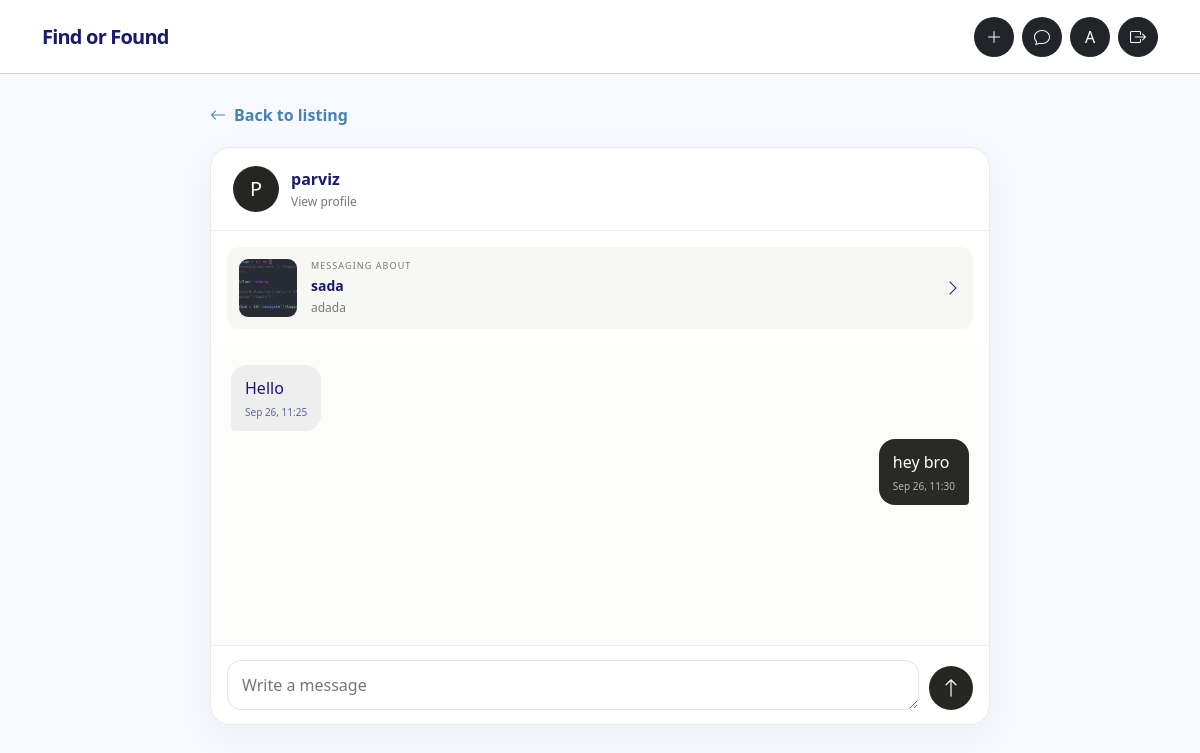
/posts/sada/message/?with=2 (signed in), run on the app's committed database.
### adds/models.py (models this page shows, shortened)
class Post(models.Model):
   title = models.CharField(max_length=200, unique=True)
   image = models.ImageField(upload_to="posts/", null=True, blank=True)
   slug = models.SlugField(max_length=220, unique=True, blank=True)
   content = models.TextField()
   author = models.ForeignKey(
       settings.AUTH_USER_MODEL, on_delete=models.SET_NULL,null=True, blank=True,
       related_name="posts",)#related names for view
   created_at = models.DateTimeField(auto_now_add=True)

class Message(models.Model):
   post = models.ForeignKey(Post, on_delete=models.CASCADE, related_name="messages")
   sender = models.ForeignKey(settings.AUTH_USER_MODEL, on_delete=models.CASCADE, related_name="sent_messages")
   recipient = models.ForeignKey(settings.AUTH_USER_MODEL, on_delete=models.CASCADE, related_name="received_messages")
   body = models.TextField(max_length=2000)
   is_read = models.BooleanField(default=False)
   created_at = models.DateTimeField(auto_now_add=True)
   class Meta:
       ordering = ["created_at"]

### adds/views.py (the view)
# urls.py: path("posts/<slug:slug>/message/", views.message_view, name="message")
@login_required
def message_view(request, slug):
    post = get_object_or_404(Post.objects.select_related("author"), slug=slug)
    if not post.author:
        return HttpResponseForbidden("This listing has no author to contact.")
    peer_id = request.GET.get("with") or request.POST.get("with")
    if peer_id:
        peer = get_object_or_404(get_user_model(), pk=peer_id)
    elif post.author_id != request.user.id:
        peer = post.author
    else:
        prior = Message.objects.filter(post=post, recipient=request.user).order_by("-created_at").first()
        if not prior:
            return redirect("notifs")
        peer = prior.sender
    if peer == request.user or (peer != post.author and not Message.objects.filter(post=post).filter(
        Q(sender=request.user, recipient=peer) | Q(sender=peer, recipient=request.user)
    ).exists()):
        return HttpResponseForbidden("This conversation is not available.")
    if request.method == "POST":
        body = request.POST.get("body", "").strip()
        if body and len(body) <= 2000:
            Message.objects.create(post=post, sender=request.user, recipient=peer, body=body)
            return redirect(f"/posts/{post.slug}/message/?with={peer.id}")
    messages = Message.objects.filter(post=post).filter(
        Q(sender=request.user, recipient=peer) | Q(sender=peer, recipient=request.user)
    ).select_related("sender")
    messages.filter(recipient=request.user, is_read=False).update(is_read=True)
    return render(request, "adds/message.html", {"post": post, "author": peer, "messages": messages, "peer": peer})

### adds/context_processors.py (called while the page is built)
def unread_message_count(request):
    if not request.user.is_authenticated:
        return {"unread_message_count": 0}
    return {"unread_message_count": Message.objects.filter(recipient=request.user, is_read=False).count()}

### templates/adds/message.html (shortened to what this page needs)
{% extends "base.html" %}
{% block content %}
<section class="chat-page">
  <a class="back-link" href="{% url 'post_detail' post.slug %}"><i class="bi bi-arrow-left"></i> Back to listing</a>
  <div class="chat-window">
    <header class="chat-header">
      <a class="chat-person" href="{% url 'user_profile' author.username %}"><span class="chat-avatar">{{ author.username|slice:":1"|upper }}</span><span><strong>{{ author.username }}</strong><small>View profile</small></span></a>
    </header>
    <a class="chat-post" href="{% url 'post_detail' post.slug %}">
        {% if post.image %}
        <img src="{{ post.image.url }}" alt="" />
        {% else %}
      <span class="chat-post-icon"><i class="bi bi-box-seam"></i></span>
      {% endif %}
      <span><small>MESSAGING ABOUT</small><strong>{{ post.title }}</strong><span>{{ post.content|truncatechars:100 }}</span></span><i class="bi bi-chevron-right"></i></a>
    <div class="chat-messages">
      {% for message in messages %}
      <div class="chat-line {% if message.sender_id == user.id %}mine{% endif %}">
        <div class="chat-bubble">
          {{ message.body|linebreaksbr }}
          <small>{{ message.created_at|date:"M j, H:i" }}</small>
        </div>
      </div>
      {% empty %}
      <div class="chat-empty">
        <i class="bi bi-chat-heart"></i><strong>Start the conversation</strong>
        <span>Ask {{ author.username }} about this listing.</span>
      </div>
      {% endfor %}
    </div>
    <form class="chat-compose" method="post">
        <textarea id="message-body" name="body" rows="1" maxlength="2000" placeholder="Write a message" required></textarea><button type="submit" aria-label="Send message">
        <i class="bi bi-arrow-up"></i>
      </button>
    </form>
  </div>
</section>
{% endblock content %}

### templates/base.html (shortened to what this page needs)
<!doctype html>
{% load static %}
<html lang="en">
  <head>
    <link
      href="https://cdn.jsdelivr.net/npm/bootstrap@5.0.2/dist/css/bootstrap.min.css"
      rel="stylesheet"
    />
    <link
      rel="stylesheet"
      href="https://cdn.jsdelivr.net/npm/bootstrap-icons@1.11.3/font/bootstrap-icons.min.css"
    />
    <link rel="stylesheet" href="{% static 'css/style.css' %}" />
  </head>
  <body>
    <nav class="navbar navbar-expand-lg site-nav">
      <div class="container">
        <a class="navbar-brand" href="{% url 'home' %}" title="Home">
          Find or Found
        </a>
        <div class="d-flex align-items-center">
          {% if user.is_authenticated %}
          <a
            href="{% url 'post' %}"
            class="text-decoration-none me-2"
            title="Notifications"
          >
            <span
              class="bg-dark text-white rounded-circle d-flex align-items-center justify-content-center"
              style="width: 40px; height: 40px"
            >
              <i class="bi bi-plus-lg"></i>
            </span>
          </a>
          <a
            href="{% url 'notifs' %}"
            class="text-decoration-none me-2"
            title="Notifications"
          >
            <span
              class="bg-dark text-white rounded-circle d-flex align-items-center justify-content-center position-relative"
              style="width: 40px; height: 40px"
            >
              <i class="bi bi-chat"></i>
            </span>
          </a>
          <a
            href="{% url 'profile' %}"
            class="text-decoration-none me-2"
            title="Profile"
          >
            <span
              class="bg-dark text-white rounded-circle d-flex align-items-center justify-content-center"
              style="width: 40px; height: 40px"
            >
              {{ user.username|slice:":1"|upper }}
            </span>
          </a>
          <form method="post" action="{% url 'logout' %}" class="m-0">
            <button
              class="btn btn-dark rounded-circle d-flex align-items-center justify-content-center"
              type="submit"
              style="width: 40px; height: 40px"
              title="Logout"
            >
              <i class="bi bi-box-arrow-right"></i>
            </button>
          </form>
          {% else %}
          <a class="nav-link" href="{% url 'signup' %}">Signup</a>
          <a class="nav-link" href="{% url 'login' %}">Login</a>
          {% endif %}
        </div>
      </div>
    </nav>
    <main class="container page-shell my-4">
      {% block content %} {% endblock content %}
    </main>
  </body>
</html>

### static/css/style.css (style rules this page uses)
:root { --page-background: ghostwhite; --surface: white; --soft-surface: whitesmoke; --tab-background: lavender; --image-placeholder: gainsboro; --ink: midnightblue; --heading-ink: darkslategray; --muted-text: slategray; --soft-text: lightslategray; --body-text: dimgray; --link-blue: steelblue; --accent-blue: royalblue; --soft-blue: aliceblue; --icon-blue: cornflowerblue; --light-border: lightgray; --input-border: gainsboro; --empty-border: lightsteelblue; --dark-media: midnightblue; --nav-background: white; --dark-overlay: black; --card-shadow: lightgray; --active-tab-shadow: lightgray; --detail-shadow: lightgray; }
body { background: var(--page-background); color: var(--ink); }
.site-nav { background: var(--nav-background); border-bottom: 1px solid var(--light-border); min-height: 74px; }
.navbar-brand { color: var(--ink) !important; font-weight: 800; letter-spacing: -0.04em; }
.page-shell { max-width: 1180px; }
.details-link, .back-link { color: var(--link-blue); font-weight: 750; text-decoration: none; }
.back-link { display: inline-flex; gap: 0.5rem; margin: 0.3rem 0 1.25rem; }
.chat-page { max-width:780px;margin:auto }
.chat-window { background:#fff;border:1px solid #e9e9e7;border-radius:20px;overflow:hidden;box-shadow:0 12px 40px #2020200b }
.chat-header { padding:18px 22px;border-bottom:1px solid #eee }
.chat-person { display:inline-flex;align-items:center;gap:12px;color:inherit;text-decoration:none }
.chat-avatar { width:46px;height:46px;border-radius:50%;display:grid;place-items:center;background:#252522;color:#fff;font-size:20px }
.chat-person strong,.chat-person small { display:block }
.chat-person small { color:#777;font-size:12px;margin-top:2px }
.chat-post { display:flex;align-items:center;gap:14px;margin:16px;padding:12px;background:#f7f7f4;border-radius:12px;color:inherit;text-decoration:none }
.chat-post img,.chat-post-icon { width:58px;height:58px;object-fit:cover;border-radius:9px;flex:none }
.chat-post>span:nth-child(2) { flex:1;min-width:0 }
.chat-post small,.chat-post strong,.chat-post>span>span { display:block }
.chat-post small { font-size:9px;letter-spacing:.12em;color:#777 }
.chat-post strong { font-size:14px;margin:3px 0 }
.chat-post>span>span { font-size:12px;color:#777;white-space:nowrap;overflow:hidden;text-overflow:ellipsis }
.chat-messages { min-height:300px;max-height:52vh;overflow:auto;padding:12px 20px 24px;background:#fcfcfb }
.chat-line { display:flex;margin:8px 0 }
.chat-line.mine { justify-content:flex-end }
.chat-bubble { max-width:75%;padding:11px 14px;background:#eee;border-radius:16px 16px 16px 4px;line-height:1.5;overflow-wrap:anywhere }
.mine .chat-bubble { background:#292925;color:#fff;border-radius:16px 16px 4px 16px }
.chat-bubble small { display:block;text-align:right;font-size:10px;opacity:.65;margin-top:5px }
.chat-compose { display:flex;align-items:end;gap:10px;padding:14px 16px;border-top:1px solid #eee }
.chat-compose textarea { resize:vertical;flex:1;max-height:130px;border:1px solid #e3e3df;border-radius:14px;padding:12px 14px;outline:none }
.chat-compose button { width:44px;height:44px;border:0;border-radius:50%;background:#262623;color:white;font-size:20px }

### data on the page
Post: image (picture), title "sada", content "adada"
Message: body "Hello", created_at "Sep 26, 11:25"
Message: body "hey bro", created_at "Sep 26, 11:30"

### other printed values
{{ user.username|slice:":1"|upper }} "A"
{{ author.username|slice:":1"|upper }} "P"
{{ author.username }} "parviz"
